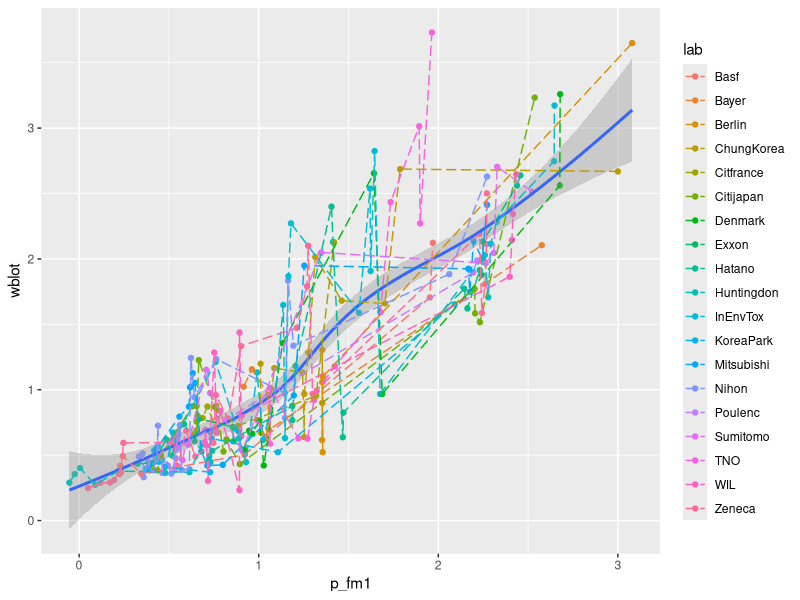
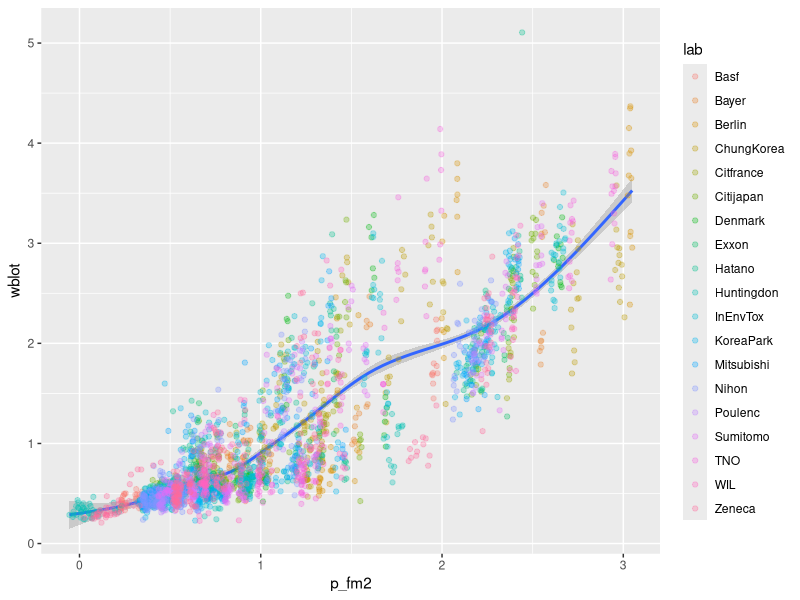
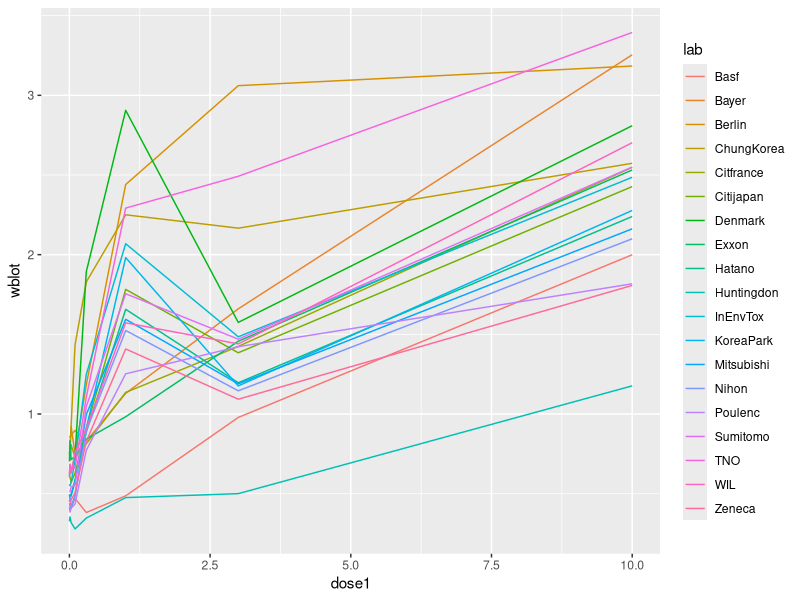
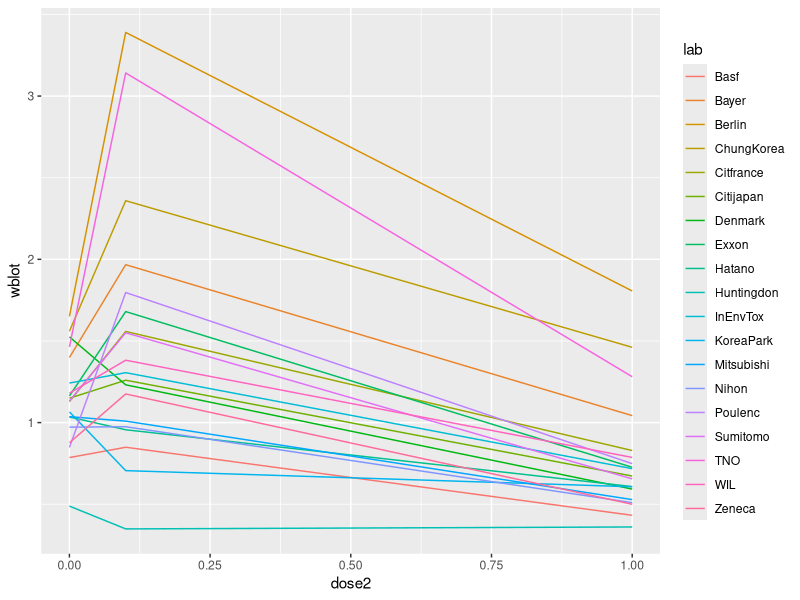
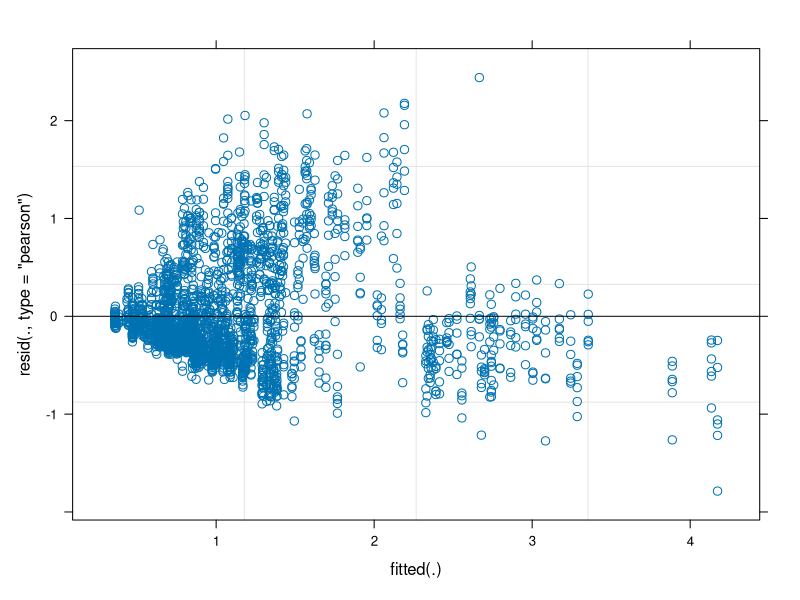
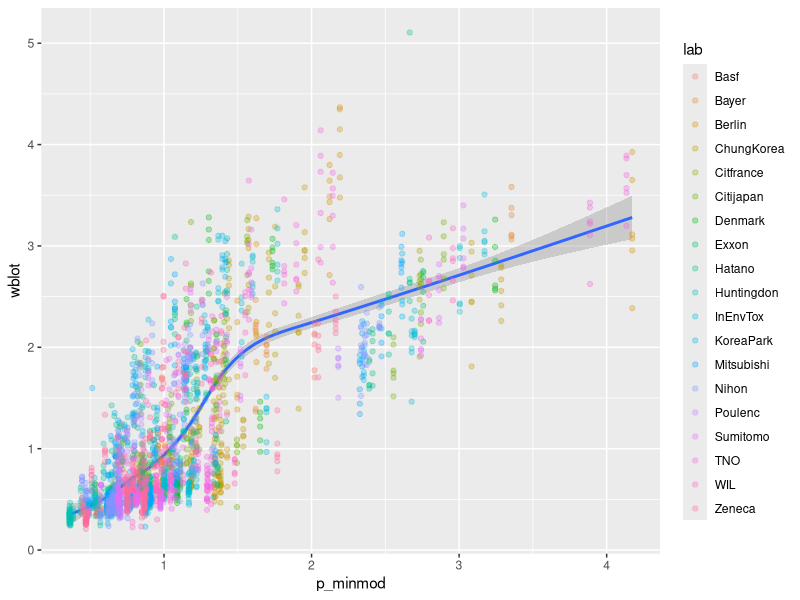
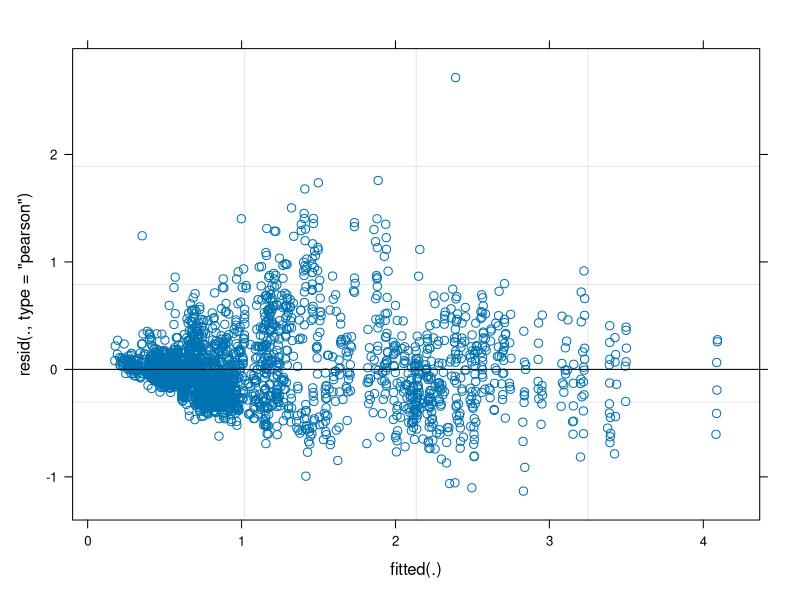
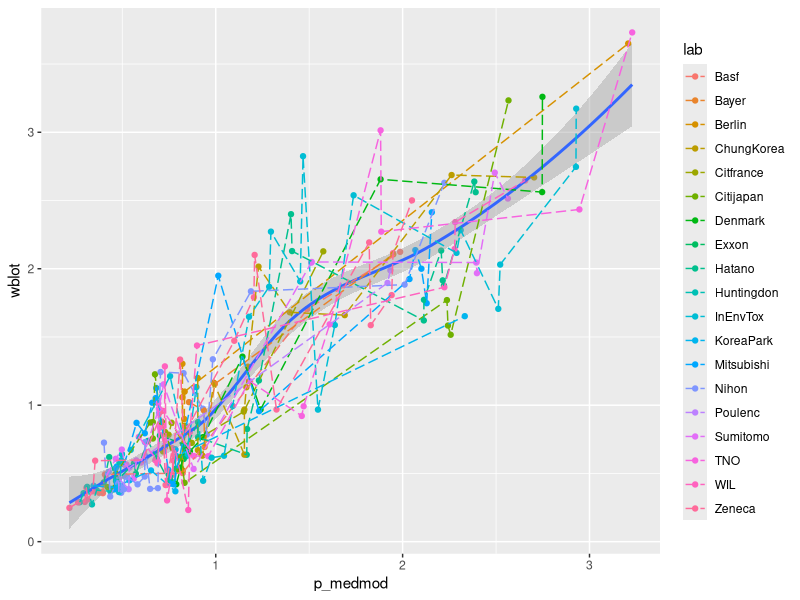

Recreate these plots in R, in order. (Note: this script raises an error after producing the figures.)
## ---- chunk 1
library(dplyr)
library(lme4)
library(ggplot2)

###plot multiple ggplots in one place
# Multiple plot function
#
# ggplot objects can be passed in ..., or to plotlist (as a list of ggplot objects)
# - cols:   Number of columns in layout
# - layout: A matrix specifying the layout. If present, 'cols' is ignored.
#
# If the layout is something like matrix(c(1,2,3,3), nrow=2, byrow=TRUE),
# then plot 1 will go in the upper left, 2 will go in the upper right, and
# 3 will go all the way across the bottom.
#
multiplot <- function(..., plotlist=NULL, file, cols=1, layout=NULL) {
  library(grid)

  # Make a list from the ... arguments and plotlist
  plots <- c(list(...), plotlist)

  numPlots = length(plots)

  # If layout is NULL, then use 'cols' to determine layout
  if (is.null(layout)) {
    # Make the panel
    # ncol: Number of columns of plots
    # nrow: Number of rows needed, calculated from # of cols
    layout <- matrix(seq(1, cols * ceiling(numPlots/cols)),
                    ncol = cols, nrow = ceiling(numPlots/cols))
  }

 if (numPlots==1) {
    print(plots[[1]])

  } else {
    # Set up the page
    grid.newpage()
    pushViewport(viewport(layout = grid.layout(nrow(layout), ncol(layout))))

    # Make each plot, in the correct location
    for (i in 1:numPlots) {
      # Get the i,j matrix positions of the regions that contain this subplot
      matchidx <- as.data.frame(which(layout == i, arr.ind = TRUE))

      print(plots[[i]], vp = viewport(layout.pos.row = matchidx$row,
                                      layout.pos.col = matchidx$col))
    }
  }
}

####

dat <- read.table("case1.txt", header = T, stringsAsFactors = F, na.strings = ".", colClasses=c("character","character","numeric","numeric","numeric","numeric","numeric","numeric"))
dat <-  dat %>% filter(complete.cases(blot)) %>% mutate(wblot = blot/body, wwet = wet/body)
## ---- chunk 2
set.seed(3)
samp <- sample(dim(dat)[1], dim(dat)[1]/10)
test <- dat[samp,]
train <- dat[-samp,]
## ---- chunk 3
fm1 <- lmer(wblot ~ 1 + (proto|lab) + body + poly(dose1,2) + poly(dose2,2), train)
summary(fm1)

p_fm1 <- predict(fm1, test)

ggplot(data = test, aes(p_fm1, wblot)) + geom_point(aes(colour = lab)) + geom_smooth() + geom_line(aes(colour=lab), linetype=5)

## ---- chunk 4
fm2 <- lmer(wblot ~ 1 + (proto|lab) + body + poly(dose1,2) + poly(dose2,2), dat)
summary(fm2)
p_fm2 <- predict(fm2, dat)
ggplot(data = dat, aes(p_fm2, wblot)) + geom_smooth() + geom_point(aes(colour = lab), alpha = 0.3) 

## ---- chunk 5
mean_dat1 <- dat %>% group_by(lab, dose1) %>% summarise(wblot = mean(wblot))
ggplot(data = mean_dat1, aes(x = dose1, y = wblot, color = lab)) + geom_line()
mean_dat2 <- dat %>% group_by(lab, dose2) %>% summarise(wblot = mean(wblot))
ggplot(data = mean_dat2, aes(x = dose2, y = wblot, color = lab)) + geom_line()

## ---- chunk 6
#dose response curve
minmod <- lmer(wblot ~ (1 + proto + dose1 + dose2| lab), dat) #minimum model
summary(minmod)
plot(minmod)
p_minmod <- predict(minmod, dat)
ggplot(data = dat, aes(p_minmod, wblot)) + geom_smooth() + geom_point(aes(colour = lab), alpha = 0.3) #+ geom_line(aes(colour=lab), linetype=5)

## ---- chunk 7
medmod <- lmer(wblot ~ (1+ proto + poly(dose1,2) + poly(dose2,2) |lab)+dose1+dose2+body, dat) #med model
summary(minmod)
plot(medmod)
p_medmod <- predict(medmod, test)
ggplot(data = test, aes(p_medmod, wblot)) + geom_point(aes(colour = lab)) + geom_smooth() + geom_line(aes(colour=lab), linetype=5)

par(mfrow = c(2,2))
test_p <- ggplot(data = test, aes(x = wblot)) + geom_histogram()
min_p <- ggplot(test,aes(p_minmod)) + geom_histogram()
med_p <- ggplot(test,aes(p_medmod)) + geom_histogram()
multiplot(test_p, min_p, med_p, cols = 2)
